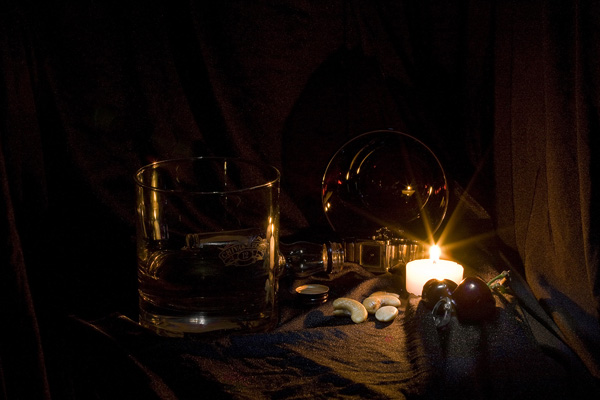
#> input picture Imagenes_Pruebas/under.jpg, 600 x 400 px
$ jupyter execute '2.7 Over_expossed.ipynb'
#> lines starting #> are read from the running program, lines starting #| are printed output that depends on the picture
Para la realización de contraste el equipo debe 2 imágenes que tengan poca luz además de la que se orienta.

Realizar el ajuste con diferentes valores de γ. menores a uno, igual a uno y mayores a uno

Concluya que rango de valores de γ es el adecuado para las imágenes que trabajó.

x1 es la imagen en escla de gris.¿Para que se usa stretchlim(x1)?

[cell 1]
import numpy as np
import bisect
from numba import jit

from PIL import Image
import matplotlib.pyplot as plt
import numpy as np

@jit
def imadjust(src, tol=1, vin=[0,255], vout=(0,255)):
    # src : input one-layer image (numpy array)
    # tol : tolerance, from 0 to 100.
    # vin  : src image bounds
    # vout : dst image bounds
    # return : output img

    assert len(src.shape) == 2 ,'Input image should be 2-dims'

    tol = max(0, min(100, tol))

    if tol > 0:
        # Compute in and out limits
        # Histogram
        hist = np.histogram(src,bins=list(range(256)),range=(0,255))[0]

        # Cumulative histogram
        cum = hist.copy()
        for i in range(1, 256): cum[i] = cum[i - 1] + hist[i]

        # Compute bounds
        total = src.shape[0] * src.shape[1]
        low_bound = total * tol / 100
        upp_bound = total * (100 - tol) / 100
        vin[0] = bisect.bisect_left(cum, low_bound)
        vin[1] = bisect.bisect_left(cum, upp_bound)

    # Stretching
    scale = (vout[1] - vout[0]) / (vin[1] - vin[0])
    vs = src-vin[0]
    vs[src<vin[0]]=0
    vd = vs*scale+0.5 + vout[0]
    vd[vd>vout[1]] = vout[1]
    dst = vd

    return dst


def imadjust(x,a,b,c,d,gamma=1):
    # Similar to imadjust in MATLAB.
    # Converts an image range from [a,b] to [c,d].
    # The Equation of a line can be used for this transformation:
    #   y=((d-c)/(b-a))*(x-a)+c
    # However, it is better to use a more generalized equation:
    #   y=((x-a)/(b-a))^gamma*(d-c)+c
    # If gamma is equal to 1, then the line equation is used.
    # When gamma is not equal to 1, then the transformation is not linear.

    y = (((x - a) / (b - a)) ** gamma) * (d - c) + c
    return y

Se contruyo una funcion equivalente  a imadjust utilizada en Optave para realizar las pruebas de contraste.
Referencia:
https://stackoverflow.com/questions/39767612/what-is-the-equivalent-of-matlabs-imadjust-in-python

Para realizar los cambios en el contraste se modifican los ultimos valores de la funcion

imadjust(a,b,c,d,e)

[cell 2]
image = Image.open('Imagenes_Pruebas/under.jpg')
#> image is the input picture: PIL image 600x400 RGB; mean R, G, B 21.3, 11.9, 7.5
arr = np.asarray(image)
arr2=imadjust(arr,arr.min(),arr.max(),.2,1)
#> in imadjust, `y = (((x - a) / (b - a)) ** gamma) * (d - c) + c`:
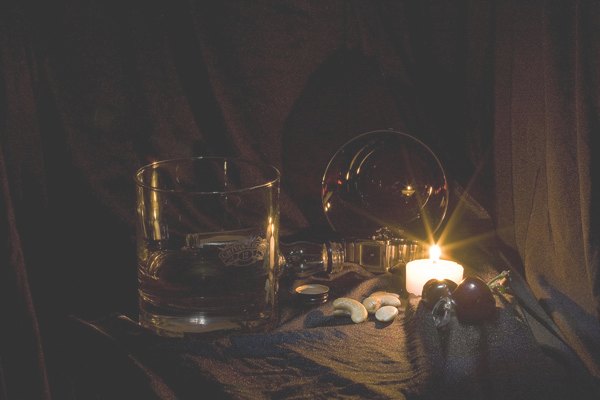
#> y: shape (400, 600, 3) float64; mean R, G, B 0.267, 0.237, 0.224

fig = plt.figure()
fig.suptitle('image')
plt.imshow(arr2)
plt.show()


$ run again, with Imagenes_Pruebas/1gamma.jpg copied over Imagenes_Pruebas/under.jpg
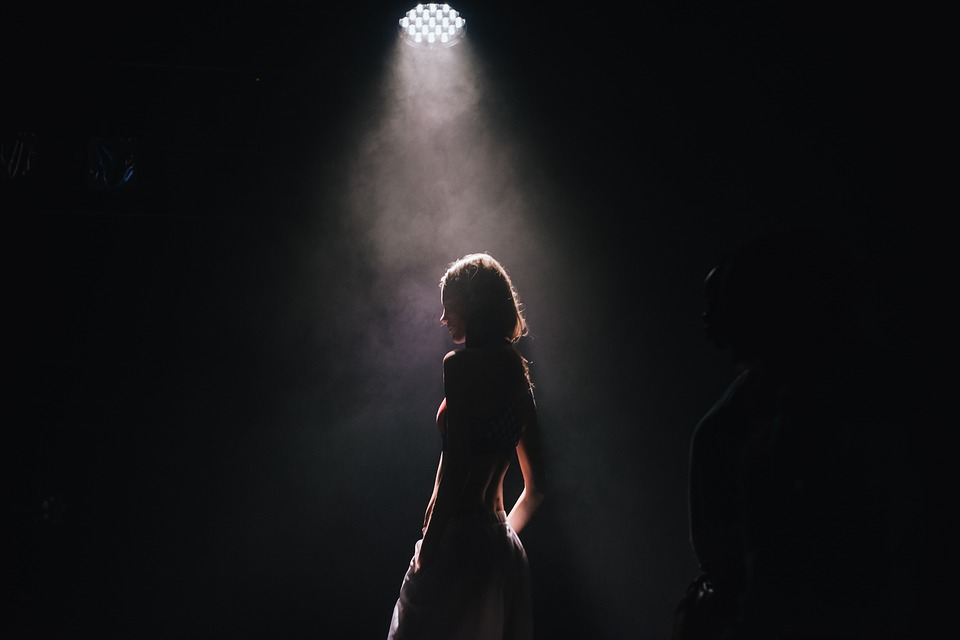
#> input picture Imagenes_Pruebas/1gamma.jpg, 960 x 640 px
#> image is the input picture: PIL image 960x640 RGB; mean R, G, B 21.4, 21.2, 23
#> in imadjust, `y = (((x - a) / (b - a)) ** gamma) * (d - c) + c`:
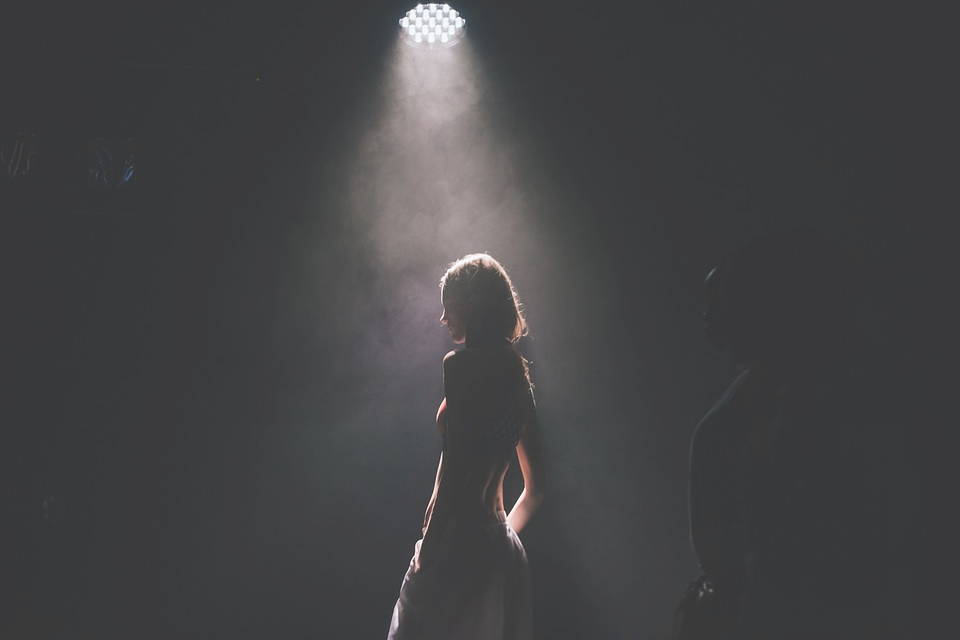
#> y: shape (640, 960, 3) float64; mean R, G, B 0.267, 0.267, 0.272

$ run again, with Imagenes_Pruebas/2gamma.jpg copied over Imagenes_Pruebas/under.jpg
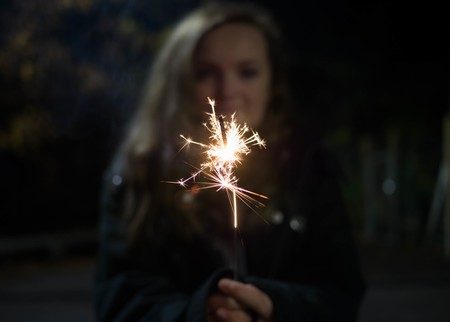
#> input picture Imagenes_Pruebas/2gamma.jpg, 450 x 322 px
#> image is the input picture: PIL image 450x322 RGB; mean R, G, B 24.2, 21.9, 19.7
#> in imadjust, `y = (((x - a) / (b - a)) ** gamma) * (d - c) + c`:
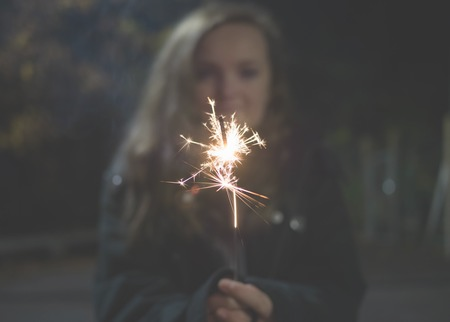
#> y: shape (322, 450, 3) float64; mean R, G, B 0.276, 0.269, 0.262
